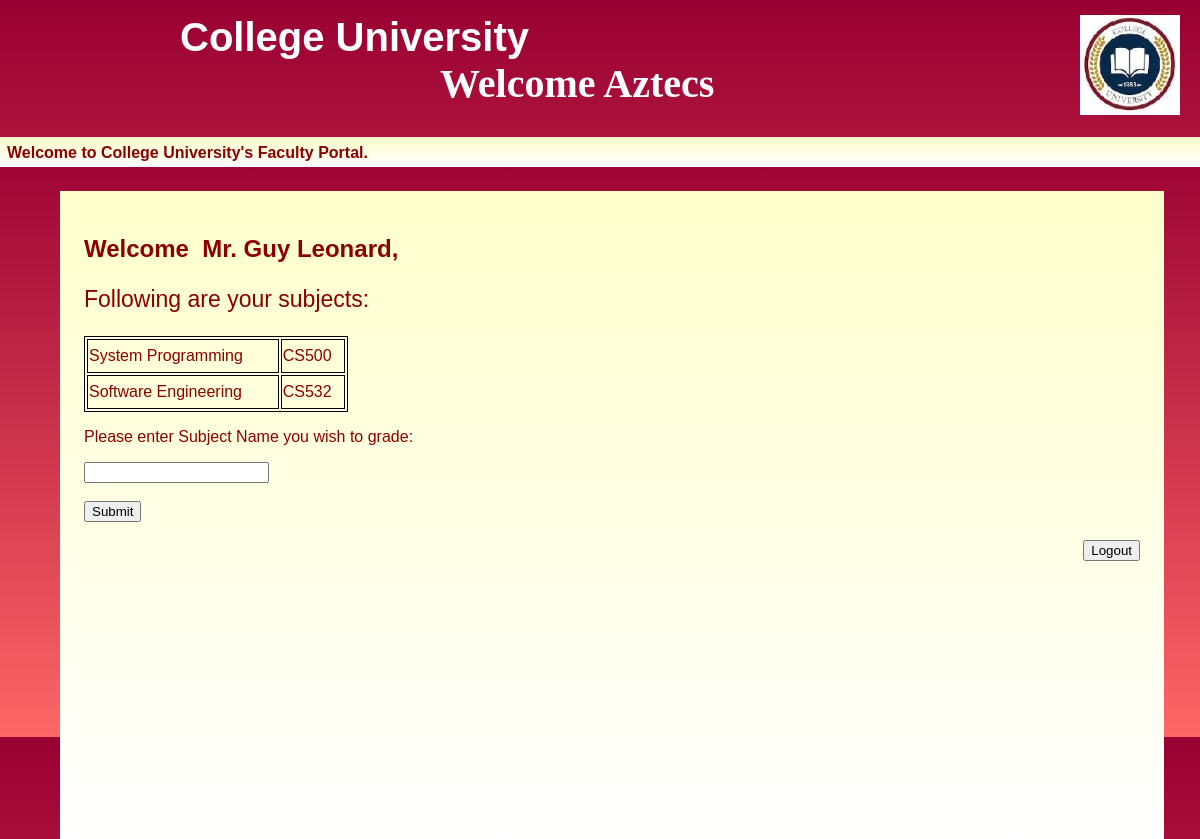
Screenshot of /fac_home.php (signed in) with the database file from the repository.
### tables this page shows
CREATE TABLE IF NOT EXISTS `course_registration` (
  `Dept_id` varchar(6) NOT NULL,
  `Dept_name` char(30) NOT NULL,
  `Course_id` varchar(8) NOT NULL,
  `Course_name` varchar(30) NOT NULL,
  `Avail_seat` int(2) NOT NULL,
  `Total_seat` int(2) NOT NULL,
  `Course_hours` char(15) NOT NULL,
  `Faculty_name` char(15) NOT NULL,
  `Faculty_id` int(5) NOT NULL,
  `Units` int(3) NOT NULL,
  `flag` int(11) NOT NULL,
  PRIMARY KEY (`Course_id`)
);

### fac_home.php (the view, shortened to what this page needs)
<!DOCTYPE html>
<html>
<head>
	<link rel="stylesheet" type="text/css" href="css/stylesheet.css">
</head>
<body>
	<?php include("commonHeader.php"); ?>
	<div style="background:linear-gradient(to bottom, #990033 0%, #ff6666 100%);height:600px;">
		<div style="background: linear-gradient(to bottom, #ffffcc 0%, #ffffff 100%);height:30px;">
			<marquee style="padding:7px;">
				<b style="color:darkred;">Welcome to College University's Faculty Portal. &nbsp;&nbsp;</b>
			</marquee>
		</div>
	<div class="main">
	<div>
	<?php
		$uname = $_POST['uname'];
		echo "<h2>Welcome &nbsp;Mr. " .$uname. ",</h2>";
	?>
	<form method="POST" action="add_grade.php">
	<?php
		$con=mysqli_connect('localhost','root','','users');
		$query = "select Course_name, Course_id from course_registration where Faculty_name='$uname'";
		$Resource = mysqli_query($con,$query);
		echo " <p style='font-size:23px'>Following are your subjects: </p>";
		if(mysqli_num_rows($Resource) > 0) {
			echo "<table style='width:25%;border:1px solid black;'>";
		while ($results = mysqli_fetch_assoc($Resource)){
			$subjectID = $results["Course_id"];
			$Subject = $results["Course_name"];
			echo "<tr><td>".$Subject."</td>";
			echo "<td>".$subjectID."</td></tr> </p>";
		}
		echo "</table>";
		}
	?>
	<p>  Please enter Subject Name you wish to grade:</p>
	<input type="text" name="Sub" id="subject"> &nbsp; &nbsp;
	<br>  <br> <input type="submit" value="Submit" class="button" action ="add_grade.php" method="POST"> &nbsp;
	</form>
	<form  style="float:right;" method="POST" action ="fac_login.php">
	<br>
	<input type="submit" value="Logout" class="button" action="fac_login.php" method="POST">
	</form>
	</div>
	</div>
</body>
</html>

### css/stylesheet.css (style rules this page uses)
body { margin: 0; font-family: helvetica; background:linear-gradient(to bottom, #990033 0%, #ff6666 100%); }

### fac_home.php (style rules this page uses)
.main { margin-left:5%; margin-top:2%; margin-bottom:50px; margin-right:5%; background: linear-gradient(to bottom, #ffffcc 0%, #ffffff 100%); width:88%; height:100%; padding:2%; }
h4, p,h2, h3 { color:darkred; border:0px solid black; }
table,td,tr { border:1px solid black; color:darkred; height:30px; }

### rows the page displays
course_registration: Course_name "System Programming", Course_id "CS500"
course_registration: Course_name "Software Engineering", Course_id "CS532"

### other values shown
$uname "Guy Leonard"
